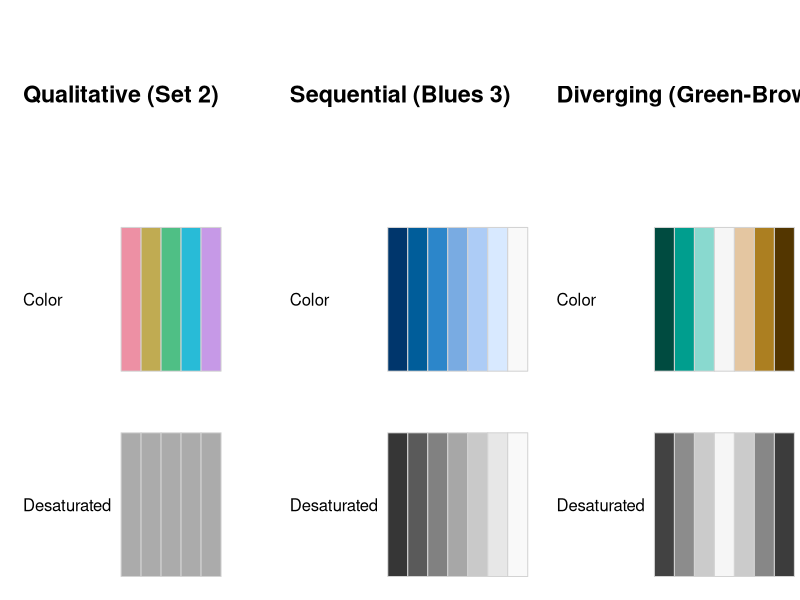
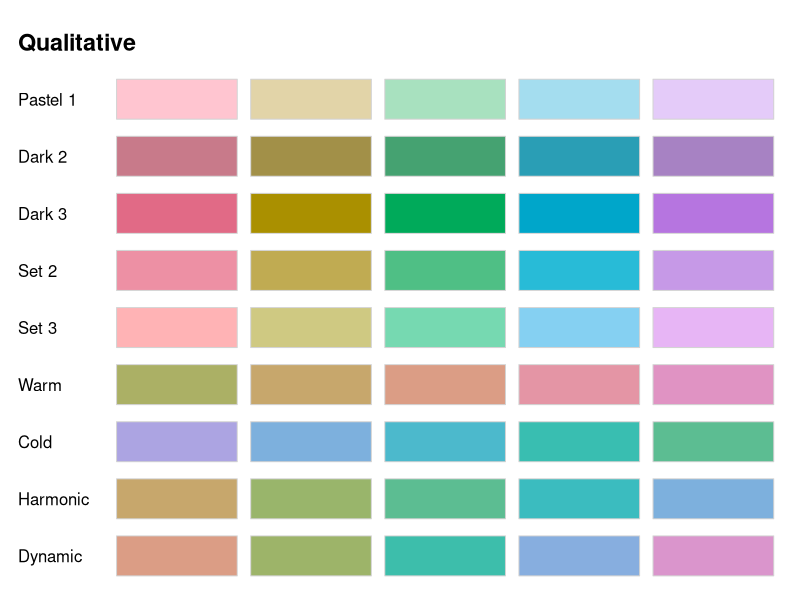
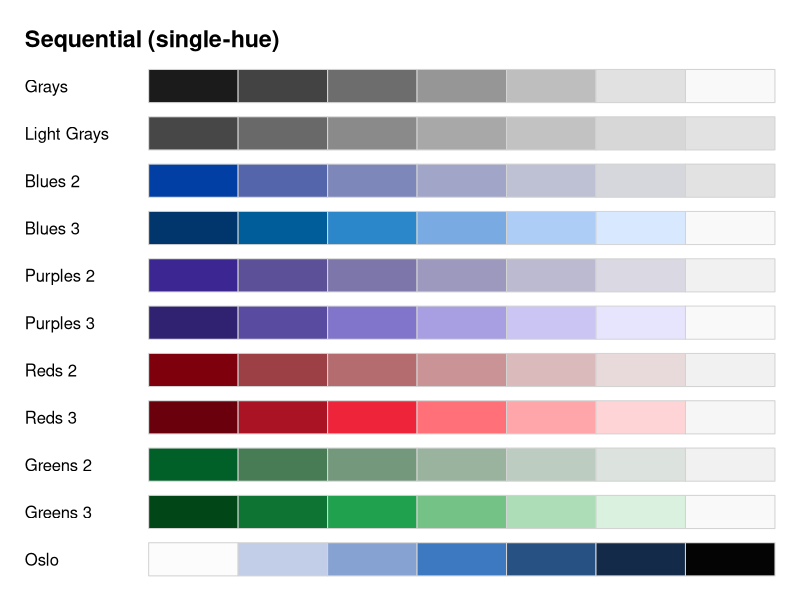
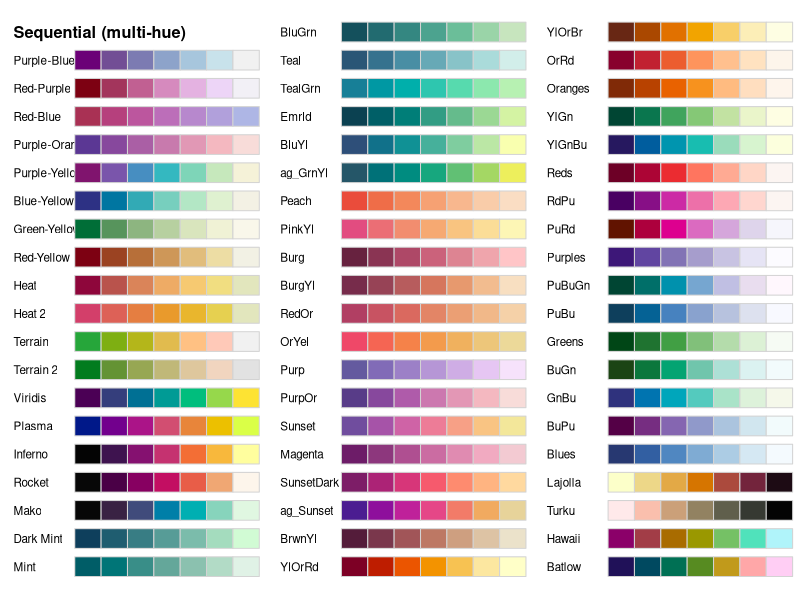
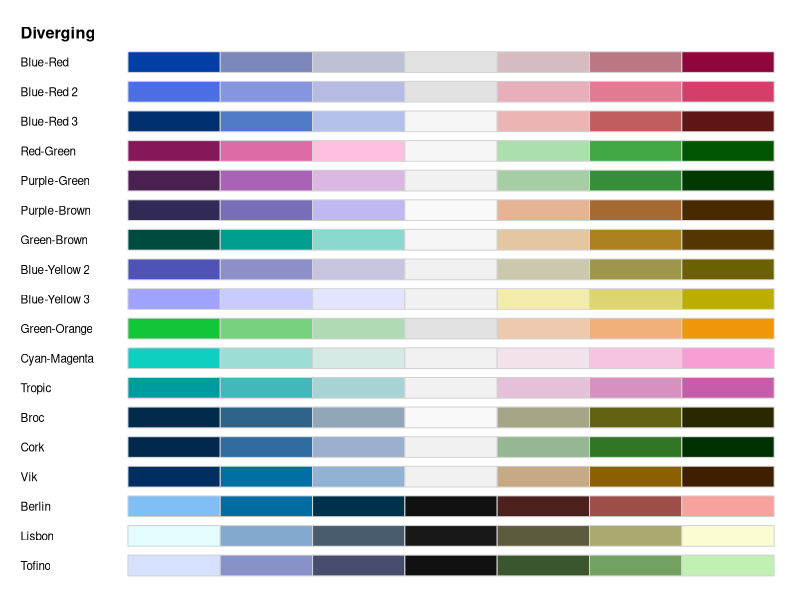
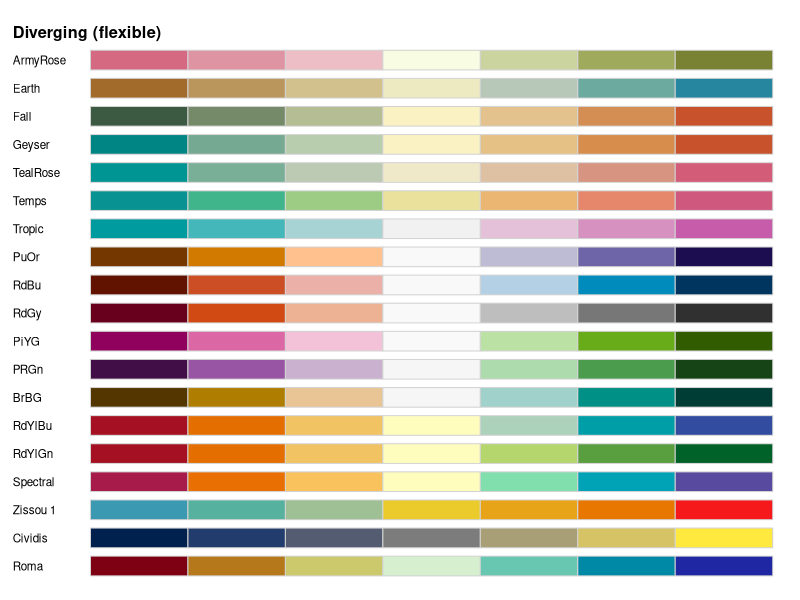
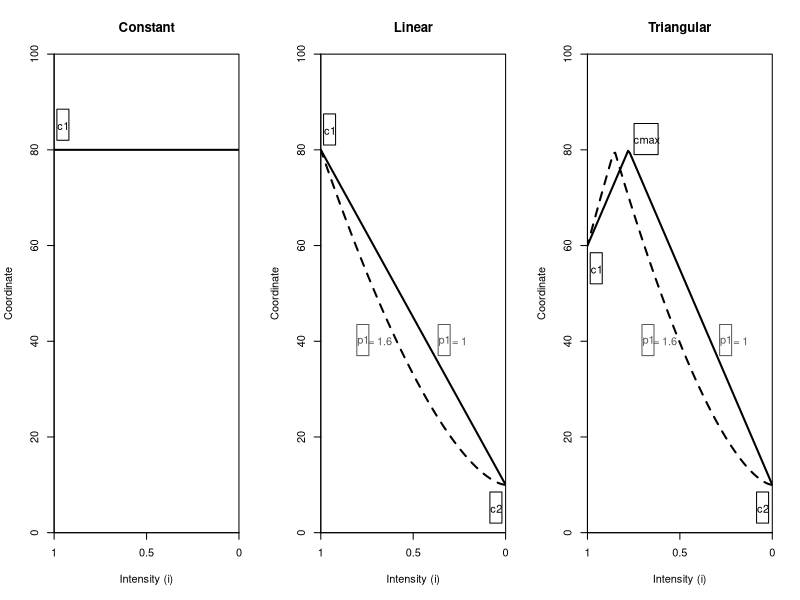

Reproduce these figures in R, in order.
## ---- chunk 1
library("colorspace")
## ---- chunk 2
swatchplot(
  "Qualitative (Set 2)"     = rbind("Color" = qualitative_hcl(5, "Set 2"),     "Desaturated" = desaturate(qualitative_hcl(5, "Set 2"))),
  "Sequential (Blues 3)"    = rbind("Color" = sequential_hcl(7, "Blues 3"),    "Desaturated" = desaturate(sequential_hcl(7, "Blues 3"))),
  "Diverging (Green-Brown)" = rbind("Color" = diverging_hcl(7, "Green-Brown"), "Desaturated" = desaturate(diverging_hcl(7, "Green-Brown"))),
  nrow = 3, line = 7)
## ---- chunk 3
hcl_palettes()
## ---- chunk 4
hcl_palettes(palette = "set2")
## ---- chunk 5
qualitative_hcl(4, h = c(0, 270), c = 60, l = 70)
qualitative_hcl(4, h1 = 0, h2 = 270, c1 = 60, l1 = 70)
qualitative_hcl(4, palette = "set2")
qualitative_hcl(4, palette = "set2", l = 80)
## ---- chunk 6
hcl_palettes("qualitative", plot = TRUE)
## ---- chunk 7
hcl_palettes("sequential (single-hue)", n = 7, plot = TRUE)
## ---- chunk 8
hcl_palettes("sequential (multi-hue)", n = 7, plot = TRUE)
## ---- chunk 9
hcl_palettes("diverging", n = 7, plot = TRUE)
## ---- chunk 10
svg(file = "screenshots/hcl-trajectories.svg", width = 11.5, height = 4.0)
## pal <- qualitative_hcl(5, h1 = 70, "Set 2")
## 
## par(oma = c(2, 5, 2, 3))
## layout(rbind(1, 2), heights = c(2, 10))
## par(xaxt = "n", yaxt = "n", mar = c(0.2, 3, 0.2, 0), cex = 1)
## image(matrix(seq_along(pal), ncol = 1L), col = pal)
## par(yaxt = "s")
## specplot(pal, type = "o", palette = FALSE, oma = FALSE, mar = c(0.2, 3, 0.2, 0))

## constant:   c1
## linear:     c2 - (c2 - c1) * i^p1
## triangular: i^p1 <= cmax_at
##                      c2 - (c2 - cmax) * (i^p1)/cmaxat,
##                      cmax - (cmax - c1) * ((i^p1 - cmaxat)/(1 - cmaxat))
## cmax_at = 1/(1 + abs(cmax - c1) / abs(cmax - c2))

mylab <- function(x, y, text, ratio = 1, col = "black", ...) {
  rect(x - 0.035/ratio, y - 3, x + 0.03/ratio, y + 3.5, border = col, ...)
  text(x, y, text, col = col, ...)
}

par(mfrow = c(1, 3))
i <- 0:100/100
c1 <- 80
plot(i, rep(c1, length(i)), xlim = c(0, 1), ylim = c(0, 100),
  xlab = "Intensity (i)", ylab = "Coordinate", main = "Constant",
  xaxs = "i", yaxs = "i", type = "l", lwd = 2, axes = FALSE)
axis(1, at = c(0, 0.5, 1), labels = c("1", "0.5", "0"))
axis(2)
box()
mylab(0.05, c1 + 5, "c1")

c2 <- 10
plot(1 - i, c2 - (c2 - c1) * i, xlim = c(0, 1), ylim = c(0, 100),
  xlab = "Intensity (i)", ylab = "Coordinate", main = "Linear",
  xaxs = "i", yaxs = "i", type = "l", lwd = 2, axes = FALSE)
axis(1, at = c(0, 0.5, 1), labels = c("1", "0.5", "0"))
axis(2)
box()
lines(1 - i, c2 - (c2 - c1) * i^1.6, lty = 2, lwd = 2)
mylab(0.05, c1 + 4, "c1")
mylab(0.95, c2 - 5, "c2")
mylab(0.67, 40, "p1", col = gray(0.35))
text(0.75, 40, "= 1", col = gray(0.35))
mylab(0.23, 40, "p1", col = gray(0.35))
text(0.32, 40, "= 1.6", col = gray(0.35))

c1 <- 60
cmax <- 80
c2 <- 10
maxat <- 1/(1 + abs(cmax - c1) / abs(cmax - c2))
p1 <- 1
ci1 <- ifelse(i^p1 <= maxat, c2 - (c2 - cmax) * (i^p1)/maxat, cmax - (cmax - c1) * ((i^p1 - maxat)/(1 - maxat)))
p2 <- 1.6
ci2 <- ifelse(i^p2 <= maxat, c2 - (c2 - cmax) * (i^p2)/maxat, cmax - (cmax - c1) * ((i^p2 - maxat)/(1 - maxat)))

plot(1 - i, ci1, xlim = c(0, 1), ylim = c(0, 100),
  xlab = "Intensity (i)", ylab = "Coordinate", main = "Triangular",
  xaxs = "i", yaxs = "i", type = "l", lwd = 2, axes = FALSE)
axis(1, at = c(0, 0.5, 1), labels = c("1", "0.5", "0"))
axis(2)
box()
lines(1 - i, ci2, lwd = 2, lty = 2)
mylab(0.05, c1 - 5, "c1")
mylab(1 - maxat + 0.1, cmax + 2, "cmax", ratio = 0.5)
mylab(0.95, c2 - 5, "c2")
mylab(0.75, 40, "p1", col = gray(0.35))
text(0.83, 40, "= 1", col = gray(0.35))
mylab(0.33, 40, "p1", col = gray(0.35))
text(0.42, 40, "= 1.6", col = gray(0.35))
dev.off()
## ---- chunk 11
divergingx_palettes(n = 7, plot = TRUE)
